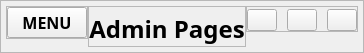
     <widget class="QFrame" name="header_frame">
      <property name="maximumSize">
       <size>
        <width>16777215</width>
        <height>40</height>
       </size>
      </property>
      <property name="font">
       <font>
        <family>MS Shell Dlg 2</family>
       </font>
      </property>
      <property name="styleSheet">
       <string notr="true"/>
      </property>
      <property name="frameShape">
       <enum>QFrame::StyledPanel</enum>
      </property>
      <property name="frameShadow">
       <enum>QFrame::Raised</enum>
      </property>
      <layout class="QHBoxLayout" name="horizontalLayout">
       <property name="spacing">
        <number>0</number>
       </property>
       <property name="leftMargin">
        <number>5</number>
       </property>
       <property name="topMargin">
        <number>5</number>
       </property>
       <property name="rightMargin">
        <number>5</number>
       </property>
       <property name="bottomMargin">
        <number>5</number>
       </property>
       <item alignment="Qt::AlignLeft|Qt::AlignTop">
        <widget class="QFrame" name="header_left_frame">
         <property name="frameShape">
          <enum>QFrame::StyledPanel</enum>
         </property>
         <property name="frameShadow">
          <enum>QFrame::Raised</enum>
         </property>
         <layout class="QVBoxLayout" name="verticalLayout_7">
          <property name="spacing">
           <number>0</number>
          </property>
          <property name="leftMargin">
           <number>0</number>
          </property>
          <property name="topMargin">
           <number>0</number>
          </property>
          <property name="rightMargin">
           <number>0</number>
          </property>
          <property name="bottomMargin">
           <number>0</number>
          </property>
          <item alignment="Qt::AlignLeft|Qt::AlignTop">
           <widget class="QPushButton" name="menu_open_close_btn">
            <property name="maximumSize">
             <size>
              <width>15154</width>
              <height>11155</height>
             </size>
            </property>
            <property name="font">
             <font>
              <family>Narkisim</family>
              <pointsize>12</pointsize>
              <weight>75</weight>
              <bold>true</bold>
             </font>
            </property>
            <property name="cursor">
             <cursorShape>PointingHandCursor</cursorShape>
            </property>
            <property name="text">
             <string>MENU</string>
            </property>
            <property name="icon">
             <iconset resource="resource.qrc">
              <normaloff>:/icons/icons/align-left.svg</normaloff>:/icons/icons/align-left.svg</iconset>
            </property>
            <property name="iconSize">
             <size>
              <width>32</width>
              <height>32</height>
             </size>
            </property>
           </widget>
          </item>
         </layout>
        </widget>
       </item>
       <item alignment="Qt::AlignTop">
        <widget class="QFrame" name="header_center_frame">
         <property name="frameShape">
          <enum>QFrame::StyledPanel</enum>
         </property>
         <property name="frameShadow">
          <enum>QFrame::Raised</enum>
         </property>
         <layout class="QVBoxLayout" name="verticalLayout_6">
          <property name="spacing">
           <number>0</number>
          </property>
          <property name="leftMargin">
           <number>0</number>
          </property>
          <property name="topMargin">
           <number>5</number>
          </property>
          <property name="rightMargin">
           <number>0</number>
          </property>
          <property name="bottomMargin">
           <number>0</number>
          </property>
          <item>
           <widget class="QLabel" name="label_5">
            <property name="font">
             <font>
              <family>Narkisim</family>
              <pointsize>18</pointsize>
              <weight>75</weight>
              <bold>true</bold>
             </font>
            </property>
            <property name="text">
             <string>Admin Pages</string>
            </property>
            <property name="alignment">
             <set>Qt::AlignCenter</set>
            </property>
           </widget>
          </item>
         </layout>
        </widget>
       </item>
       <item alignment="Qt::AlignRight|Qt::AlignTop">
        <widget class="QFrame" name="header_right_frame">
         <property name="frameShape">
          <enum>QFrame::StyledPanel</enum>
         </property>
         <property name="frameShadow">
          <enum>QFrame::Raised</enum>
         </property>
         <layout class="QHBoxLayout" name="horizontalLayout_3">
          <property name="spacing">
           <number>10</number>
          </property>
          <property name="leftMargin">
           <number>0</number>
          </property>
          <property name="topMargin">
           <number>2</number>
          </property>
          <property name="rightMargin">
           <number>0</number>
          </property>
          <property name="bottomMargin">
           <number>0</number>
          </property>
          <item>
           <widget class="QPushButton" name="minimize_window_button">
            <property name="maximumSize">
             <size>
              <width>30</width>
              <height>30</height>
             </size>
            </property>
            <property name="text">
             <string/>
            </property>
            <property name="icon">
             <iconset resource="resource.qrc">
              <normaloff>:/icons/icons/minus.svg</normaloff>:/icons/icons/minus.svg</iconset>
            </property>
            <property name="iconSize">
             <size>
              <width>24</width>
              <height>24</height>
             </size>
            </property>
           </widget>
          </item>
          <item>
           <widget class="QPushButton" name="restore_window_button">
            <property name="maximumSize">
             <size>
              <width>30</width>
              <height>30</height>
             </size>
            </property>
            <property name="text">
             <string/>
            </property>
            <property name="icon">
             <iconset resource="resource.qrc">
              <normaloff>:/icons/icons/maximize-2.svg</normaloff>:/icons/icons/maximize-2.svg</iconset>
            </property>
            <property name="iconSize">
             <size>
              <width>20</width>
              <height>20</height>
             </size>
            </property>
           </widget>
          </item>
          <item>
           <widget class="QPushButton" name="close_window_button">
            <property name="maximumSize">
             <size>
              <width>30</width>
              <height>30</height>
             </size>
            </property>
            <property name="text">
             <string/>
            </property>
            <property name="icon">
             <iconset resource="resource.qrc">
              <normaloff>:/icons/icons/x.svg</normaloff>:/icons/icons/x.svg</iconset>
            </property>
            <property name="iconSize">
             <size>
              <width>24</width>
              <height>24</height>
             </size>
            </property>
           </widget>
          </item>
         </layout>
        </widget>
       </item>
      </layout>
     </widget>
